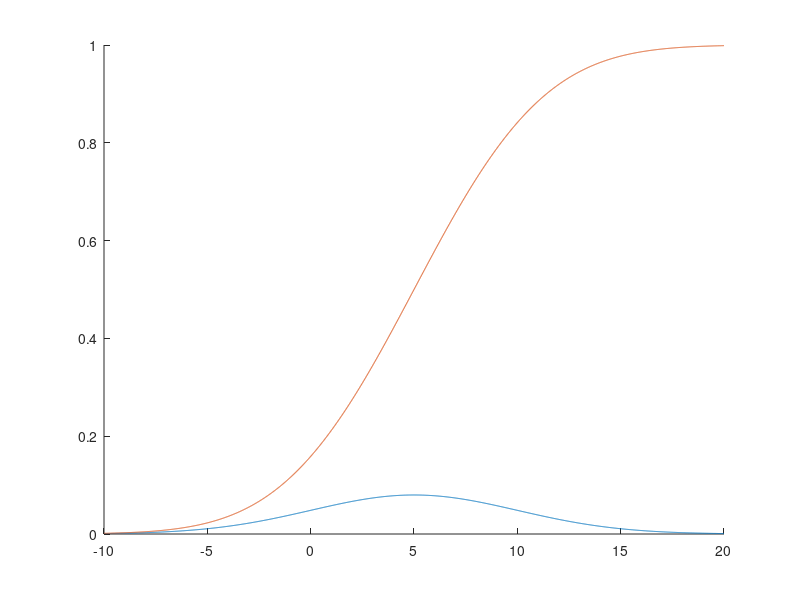

Here is the MATLAB script that generated this plot:
%6
m=input('Read m: ');
clf;
s=input('Read sigma: ');
x= m-3*s : 0.01 : m+3*s;
hold on;
plot(x,normpdf(x,m,s));
plot(x,normcdf(x,m,s));

